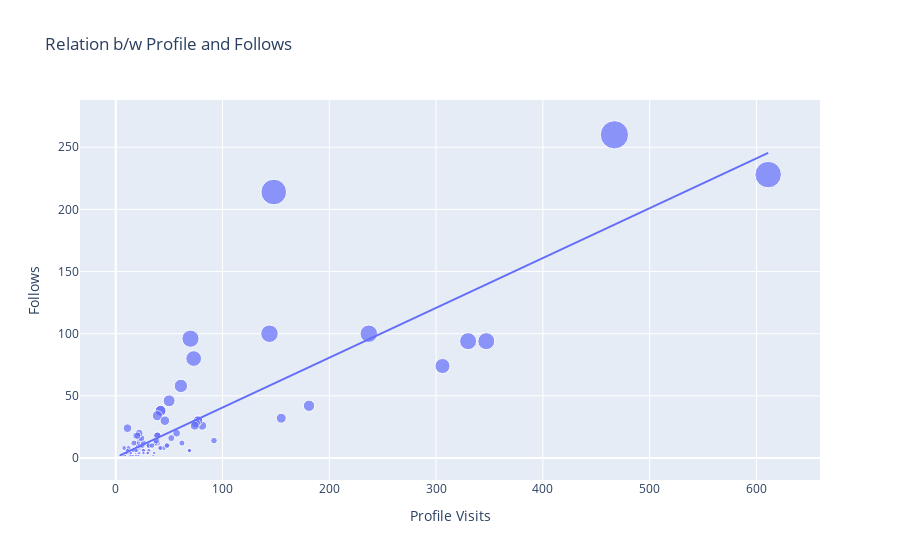

Notebook cell for this chart:
### Code cell
# Relation b/w follows and profile visits

fig = px.scatter(data_frame=df,x='Profile Visits',y='Follows',size="Follows",
                 trendline="ols",title="Relation b/w Profile and Follows")

fig.show()

### Figure 1 — Plotly figure (JSON) as saved in the notebook; plotly's stock layout.template omitted (floating-point values rounded to 4 significant figures)
{"data": [{"hovertemplate": "Profile Visits=%{x}<br>Follows=%{marker.size}<extra></extra>", "legendgroup": "", "marker": {"color": "#636efa", "size": [2, 10, 12, 8, 0, 2, 0, 6, 4, 6, 4, 0, 2, 4, 42, 6, 2, 2, 30, 0, 0, 24, 100, 2, 4, 6, 6, 6, 2, 2, 20, 2, 4, 8, 26, 2, 2, 4, 0, 2, 94, 8, 18, 10, 4, 4, 4, 4, 18, 38, 10, 12, 4, 4, 74, 0, 6, 6, 0, 6, 12, 10, 8, 8, 46, 12, 10, 94, 6, 10, 6, 4, 12, 16, 12, 8, 32, 8, 16, 6, 10, 10, 6, 2, 2, 30, 0, 4, 4, 18, 38, 10, 2, 4, 6, 6, 6, 2, 2, 14, 8, 14, 28, 18, 12, 34, 26, 260, 16, 96, 20, 30, 58, 100, 80, 18, 10, 214, 228], "sizemode": "area", "sizeref": 0.65, "symbol": "circle"}, "mode": "markers", "name": "", "orientation": "v", "showlegend": false, "type": "scatter", "x": [35, 48, 62, 23, 8, 9, 26, 12, 36, 31, 29, 15, 8, 20, 181, 17, 16, 21, 77, 10, 9, 11, 144, 14, 10, 19, 69, 11, 19, 9, 57, 13, 11, 24, 81, 4, 7, 14, 18, 8, 330, 21, 19, 32, 19, 21, 14, 30, 39, 42, 31, 20, 12, 22, 306, 13, 26, 16, 15, 15, 39, 21, 8, 45, 50, 37, 25, 347, 26, 48, 16, 26, 17, 52, 22, 41, 155, 12, 22, 20, 23, 25, 17, 16, 21, 77, 10, 14, 30, 39, 42, 31, 14, 10, 19, 69, 11, 19, 9, 38, 42, 92, 75, 21, 26, 39, 74, 467, 24, 70, 22, 46, 61, 237, 73, 20, 34, 148, 611], "xaxis": "x", "y": [2, 10, 12, 8, 0, 2, 0, 6, 4, 6, 4, 0, 2, 4, 42, 6, 2, 2, 30, 0, 0, 24, 100, 2, 4, 6, 6, 6, 2, 2, 20, 2, 4, 8, 26, 2, 2, 4, 0, 2, 94, 8, 18, 10, 4, 4, 4, 4, 18, 38, 10, 12, 4, 4, 74, 0, 6, 6, 0, 6, 12, 10, 8, 8, 46, 12, 10, 94, 6, 10, 6, 4, 12, 16, 12, 8, 32, 8, 16, 6, 10, 10, 6, 2, 2, 30, 0, 4, 4, 18, 38, 10, 2, 4, 6, 6, 6, 2, 2, 14, 8, 14, 28, 18, 12, 34, 26, 260, 16, 96, 20, 30, 58, 100, 80, 18, 10, 214, 228], "yaxis": "y"}, {"hovertemplate": "<b>OLS trendline</b><br>Follows = 0.400884 * Profile Visits + 0.46283<br>R<sup>2</sup>=0.727868<br><br>Profile Visits=%{x}<br>Follows=%{y} <b>(trend)</b><extra></extra>", "legendgroup": "", "marker": {"color": "#636efa", "symbol": "circle"}, "mode": "lines", "name": "", "showlegend": false, "type": "scatter", "x": [4, 7, 8, 8, 8, 8, 9, 9, 9, 9, 10, 10, 10, 10, 11, 11, 11, 11, 12, 12, 12, 13, 13, 14, 14, 14, 14, 14, 15, 15, 15, 16, 16, 16, 16, 17, 17, 17, 18, 19, 19, 19, 19, 19, 19, 20, 20, 20, 20, 21, 21, 21, 21, 21, 21, 22, 22, 22, 22, 23, 23, 24, 24, 25, 25, 26, 26, 26, 26, 26, 29, 30, 30, 31, 31, 31, 32, 34, 35, 36, 37, 38, 39, 39, 39, 39, 41, 42, 42, 42, 45, 46, 48, 48, 50, 52, 57, 61, 62, 69, 69, 70, 73, 74, 75, 77, 77, 81, 92, 144, 148, 155, 181, 237, 306, 330, 347, 467, 611], "xaxis": "x", "y": [2.066, 3.269, 3.67, 3.67, 3.67, 3.67, 4.071, 4.071, 4.071, 4.071, 4.472, 4.472, 4.472, 4.472, 4.873, 4.873, 4.873, 4.873, 5.273, 5.273, 5.273, 5.674, 5.674, 6.075, 6.075, 6.075, 6.075, 6.075, 6.476, 6.476, 6.476, 6.877, 6.877, 6.877, 6.877, 7.278, 7.278, 7.278, 7.679, 8.08, 8.08, 8.08, 8.08, 8.08, 8.08, 8.481, 8.481, 8.481, 8.481, 8.881, 8.881, 8.881, 8.881, 8.881, 8.881, 9.282, 9.282, 9.282, 9.282, 9.683, 9.683, 10.08, 10.08, 10.48, 10.48, 10.89, 10.89, 10.89, 10.89, 10.89, 12.09, 12.49, 12.49, 12.89, 12.89, 12.89, 13.29, 14.09, 14.49, 14.89, 15.3, 15.7, 16.1, 16.1, 16.1, 16.1, 16.9, 17.3, 17.3, 17.3, 18.5, 18.9, 19.71, 19.71, 20.51, 21.31, 23.31, 24.92, 25.32, 28.12, 28.12, 28.52, 29.73, 30.13, 30.53, 31.33, 31.33, 32.93, 37.34, 58.19, 59.79, 62.6, 73.02, 95.47, 123.1, 132.8, 139.6, 187.7, 245.4], "yaxis": "y"}], "layout": {"legend": {"itemsizing": "constant", "tracegroupgap": 0}, "title": {"text": "Relation b/w Profile and Follows"}, "xaxis": {"anchor": "y", "domain": [0, 1], "title": {"text": "Profile Visits"}}, "yaxis": {"anchor": "x", "domain": [0, 1], "title": {"text": "Follows"}}}}
